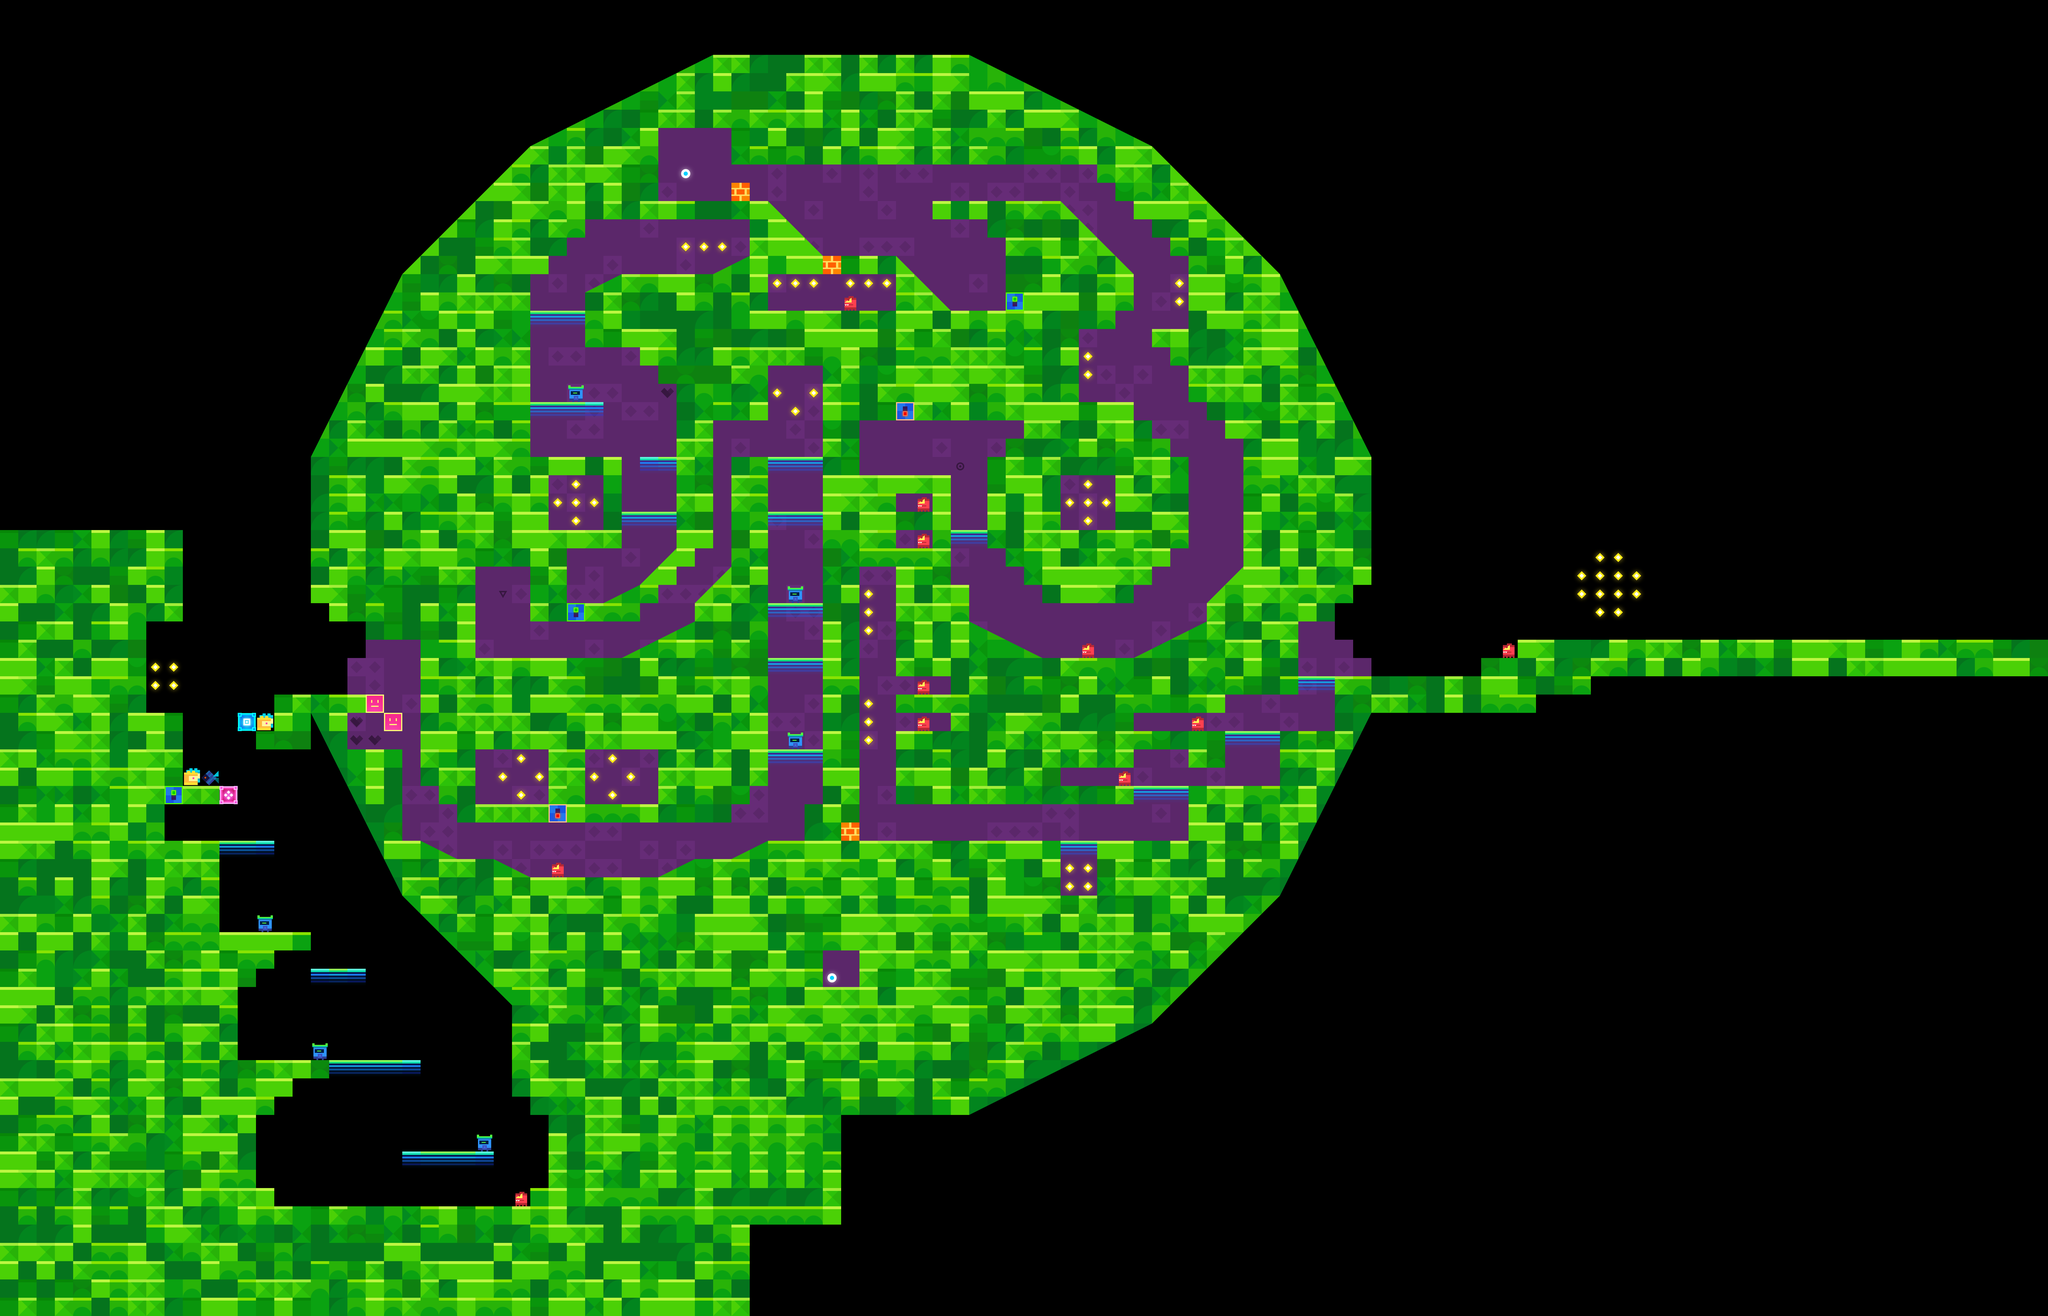

Below is a game level as drawn by its tile map, then a one-line description and the .tmx that defines it (tile-layer data replaced by summaries):
An orthogonal 112x72 tile map with 64x64 px tiles, 11 tile layers (mainBG, main, mask, extra2, ...) and 46 objects (12x ShowMask, 11x enemy, 9x HideMask, 6x StageOver, 3x HideExtra, ...).

<map version="1.0" orientation="orthogonal" renderorder="right-down" width="112" height="72" tilewidth="64" tileheight="64" nextobjectid="1271">
 <properties>
  <property name="bg" value="lyBG3" />
  <property name="carrot" value="3" />
  <property name="dogSlime" value="4" />
 </properties>
 <tileset firstgid="1" name="forest" tilewidth="70" tileheight="70">
  <tileoffset x="-3" y="3" />
  <image source="forest3.png" width="700" height="980" />
 </tileset>
 <layer name="mainBG" width="112" height="72">
  <data>[8064 cells, 3418 non-empty, 2 distinct tile ids]</data>
 </layer>
 <layer name="main" width="112" height="72">
  <data>[8064 cells, 2735 non-empty, 46 distinct tile ids]</data>
 </layer>
 <layer name="mask" width="112" height="72">
  <data>[8064 cells, 251 non-empty, 15 distinct tile ids]</data>
 </layer>
 <layer name="extra2" width="112" height="72">
  <properties>
   <property name="maxX" value="16" />
   <property name="maxY" value="43" />
   <property name="x" value="9" />
   <property name="y" value="39" />
  </properties>
  <data>[8064 cells, 13 non-empty, 11 distinct tile ids]</data>
 </layer>
 <layer name="extra3" width="112" height="72">
  <properties>
   <property name="isShow" value="1" />
   <property name="maxX" value="30" />
   <property name="maxY" value="44" />
   <property name="x" value="26" />
   <property name="y" value="41" />
  </properties>
  <data>[8064 cells, 8 non-empty, 2 distinct tile ids]</data>
 </layer>
 <layer name="extra6" width="112" height="72">
  <properties>
   <property name="maxX" value="38" />
   <property name="maxY" value="33" />
   <property name="x" value="32" />
   <property name="y" value="23" />
  </properties>
  <data>[8064 cells, 29 non-empty, 14 distinct tile ids]</data>
 </layer>
 <layer name="extra9" width="112" height="72">
  <properties>
   <property name="maxX" value="52" />
   <property name="maxY" value="16" />
   <property name="x" value="41" />
   <property name="y" value="11" />
  </properties>
  <data>[8064 cells, 15 non-empty, 5 distinct tile ids]</data>
 </layer>
 <layer name="extra16" width="112" height="72">
  <properties>
   <property name="isShow" value="1" />
   <property name="maxX" value="56" />
   <property name="maxY" value="30" />
   <property name="x" value="47" />
   <property name="y" value="19" />
  </properties>
  <data>[8064 cells, 37 non-empty, 11 distinct tile ids]</data>
 </layer>
 <layer name="extra17" width="112" height="72">
  <properties>
   <property name="isShow" value="1" />
   <property name="maxX" value="48" />
   <property name="maxY" value="53" />
   <property name="x" value="36" />
   <property name="y" value="49" />
  </properties>
  <data>[8064 cells, 11 non-empty, 5 distinct tile ids]</data>
 </layer>
 <layer name="extra18" width="112" height="72">
  <properties>
   <property name="isShow" value="1" />
   <property name="maxX" value="57" />
   <property name="maxY" value="53" />
   <property name="x" value="47" />
   <property name="y" value="52" />
  </properties>
  <data>[8064 cells, 15 non-empty, 7 distinct tile ids]</data>
 </layer>
 <objectgroup name="objConfig">
  <object id="1220" type="player" gid="120" x="1088" y="4224" />
  <object id="1221" name="-4,0,0,0" type="enemy" gid="101" x="1664" y="4032" />
  <object id="1223" name="-2,0,2,0" type="enemy" gid="101" x="896" y="3264" />
  <object id="1224" name="-2,0,2,0" type="enemy" gid="101" x="1088" y="3712" />
  <object id="1225" name="-2,0,0,0" type="enemy" gid="101" x="1984" y="1408" />
  <object id="1227" name="-1,0,0,0" type="enemy" gid="101" x="3200" y="1792" />
  <object id="1228" name="-1,0,0,0" type="enemy" gid="101" x="3200" y="1920" />
  <object id="1229" name="-1,0,0,0" type="enemy" gid="101" x="3200" y="2432" />
  <object id="1230" name="-1,0,0,0" type="enemy" gid="101" x="3200" y="2560" />
  <object id="1231" name="-2,0,2,0" type="enemy" gid="101" x="2944" y="1088" />
  <object id="1232" name="-1,0,0,0" type="enemy" gid="101" x="2752" y="2624" />
  <object id="1233" name="0,0,1,0" type="enemy" gid="101" x="2752" y="2112" />
 </objectgroup>
 <objectgroup name="triggerConfig">
  <object id="1234" name="extra3" type="HideExtra" gid="103" x="1920" y="2880" />
  <object id="1235" name="extra2" type="ShowExtra" gid="102" x="576" y="2816" />
  <object id="1236" name="extra6" type="ToggleExtra" gid="102" x="1984" y="2176" />
  <object id="1237" name="extra16" type="HideExtra" gid="103" x="3136" y="1472" />
  <object id="1238" name="extra17" type="ToggleExtra" gid="102" x="2816" y="3584" />
  <object id="1239" name="extra18" type="HideExtra" gid="103" x="3008" y="3584" />
  <object id="1240" type="HideMask" gid="105" x="2944" y="2944" />
  <object id="1241" type="ShowMask" gid="105" x="3712" y="2944" />
  <object id="1242" type="ShowMask" gid="105" x="3776" y="2944" />
  <object id="1243" name="extra9" type="ToggleExtra" gid="102" x="3520" y="1088" />
  <object id="1244" type="HideMask" gid="105" x="1792" y="1408" />
  <object id="1245" type="HideMask" gid="105" x="1792" y="1344" />
  <object id="1246" type="ShowMask" gid="105" x="1856" y="1408" />
  <object id="1247" type="ShowMask" gid="105" x="1856" y="1344" />
  <object id="1248" type="HideMask" gid="105" x="2624" y="2240" />
  <object id="1249" type="ShowMask" gid="105" x="2688" y="2240" />
  <object id="1250" type="HideMask" gid="105" x="2624" y="2304" />
  <object id="1251" type="ShowMask" gid="105" x="2688" y="2304" />
  <object id="1252" type="HideMask" gid="105" x="3456" y="1856" />
  <object id="1253" type="ShowMask" gid="105" x="3392" y="1856" />
  <object id="1254" type="HideMask" gid="105" x="1856" y="4160" />
  <object id="1255" type="ShowMask" gid="105" x="1792" y="4160" />
  <object id="1256" type="HideMask" gid="105" x="1856" y="4096" />
  <object id="1257" type="ShowMask" gid="105" x="1792" y="4096" />
  <object id="1258" type="HideMask" gid="105" x="2048" y="1920" />
  <object id="1259" type="ShowMask" gid="105" x="2048" y="1984" />
  <object id="1260" name="98,33" type="StageOver" gid="105" x="6016" y="2240" />
  <object id="1264" type="ShowMask" gid="105" x="1856" y="4032" />
  <object id="1265" type="ShowMask" gid="105" x="1792" y="4032" />
  <object id="1266" name="98,33" type="StageOver" gid="105" x="6016" y="2176" />
  <object id="1267" name="98,33" type="StageOver" gid="105" x="6016" y="2112" />
  <object id="1268" name="98,33" type="StageOver" gid="105" x="6016" y="1920" />
  <object id="1269" name="98,33" type="StageOver" gid="105" x="6016" y="2048" />
  <object id="1270" name="98,33" type="StageOver" gid="105" x="6016" y="1984" />
 </objectgroup>
 <layer name="grass" width="112" height="72">
  <data>[8064 cells, 249 non-empty, 1 distinct tile ids]</data>
 </layer>
</map>
